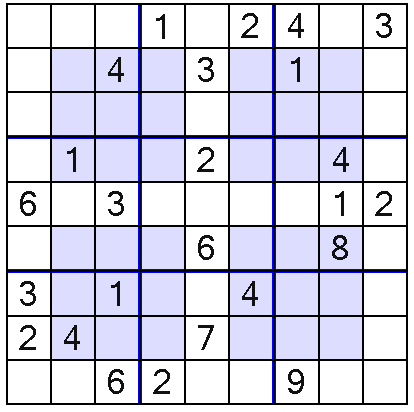
#> input picture sodoku.png, 414 x 412 px
$ python Vd_21..Edge_Detector.py   (older library calls are emulated)
#> lines starting #> are read from the running program, lines starting #| are printed output that depends on the picture; after the words box and inside, x2 and y2 are one past the last pixel; in counts of white or black regions, pixels touching at a corner belong together

#   LINK: https://stackoverflow.com/questions/54720646/what-does-ksize-and-k-mean-in-cornerharris
#         https://viblo.asia/p/corner-detection-voi-opencv-eW65Gv6YlDO

import cv2
from matplotlib import pyplot as plt
import numpy as np

img = cv2.imread("sodoku.png", cv2.IMREAD_GRAYSCALE)
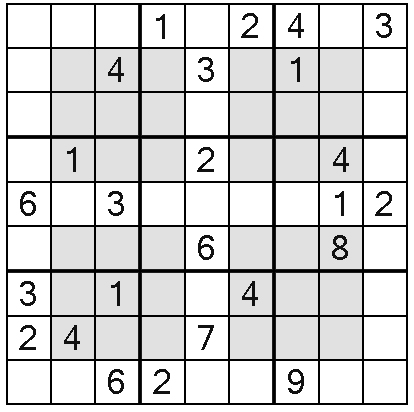
#> img: shape (412, 414); min 0, max 255, mean 211.4

#   =========================== LAPLACIAN METHOD =============================
#   Convert lap into the unsigned 8-bit integer
#   cv2.Laplacian() to find out the laplacian gradient of the image
Lap = cv2.Laplacian(img, cv2.CV_64F, ksize = 3)     #   Kích thước của kernel=5
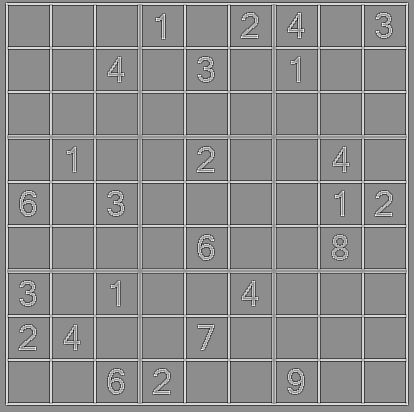
#> Lap: shape (412, 414) float64; min -1902, max 1530, mean 0; drawn with min black and max white
#   cv2.cv_64F is a datatype which is 64 bit float and it supports the negative number when we'll deal with when laplacian method is running on image
Lap = np.uint8(np.absolute(Lap))
#   Take the absolute value of our laplacian image transformation and convert this value back to unsigned 8-bit integer cho phù hợp với cái output

#   =========================== SOBEL X =============================
Sobel_X = cv2.Sobel(img, cv2.CV_64F, 1, 0)     #   Tham số thứ 3 là: 1 <=> phương X,   0 <=> phương y
Sobel_Y = cv2.Sobel(img, cv2.CV_64F, 0, 1)
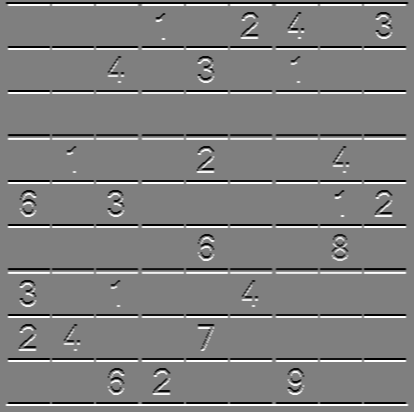
#> Sobel_Y: shape (412, 414) float64; min -1020, max 1020, mean 0; drawn with min black and max white
#   Convert into unsigned 8-bit
Sobel_X = np.uint8(np.absolute(Sobel_X))
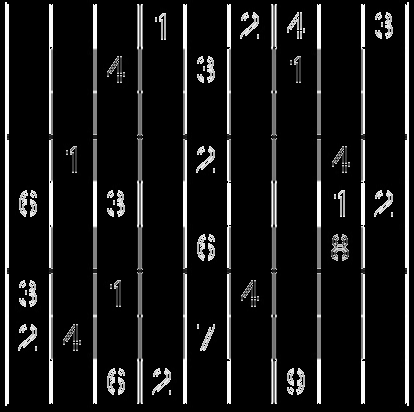
#> Sobel_X: shape (412, 414); min 0, max 255, mean 24.6
Sobel_Y = np.uint8(np.absolute(Sobel_Y))
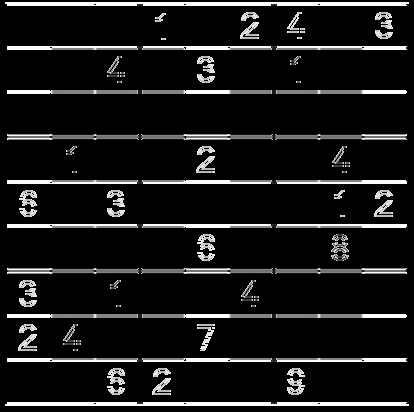
#> Sobel_Y: shape (412, 414); min 0, max 255, mean 24.7

#   Combine Sobel_X and Sobel_Y    ==>       ============= HIỆU QUẢ NHẤT ============
Combine_Sobel = cv2.bitwise_or(Sobel_X, Sobel_Y)        #   bitwise_or: kết hợp hai ảnh và làm rõ màu trắng (Ưu tiên màu trắng trong bitwise_or)
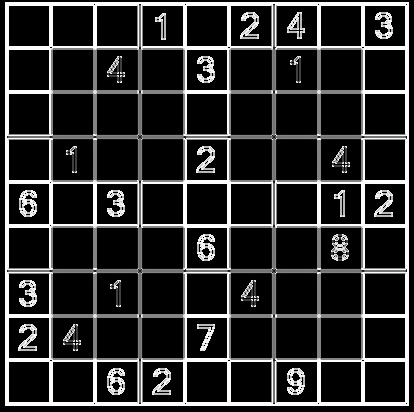
#> Combine_Sobel: shape (412, 414); min 0, max 255, mean 43.9

# ============================== Canny ===============================
#  The Canny Edge detection algorithm composed of 5 steps:
#    1. Noise reduction
#    2. Gradient calculation
#    3. Non_Maximum suppression
#    4. Double Threshold
#    5. Edge Tracking by Hysteresis
edges = cv2.Canny(img, 100, 200)
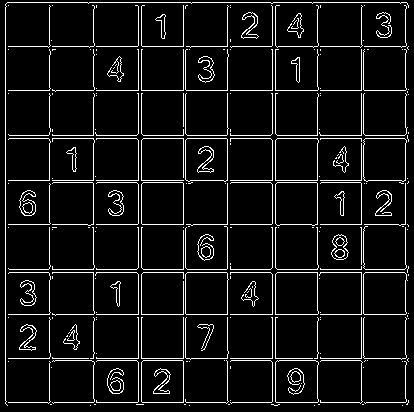
#> edges: shape (412, 414); 7.5% white in thin lines or dots

Titles = ["Origin_Image", "Laplacian", "Sobel_X", "Sobel_Y", "Combine_Sobel", "Canny"]
Images = [img, Lap, Sobel_X, Sobel_Y, Combine_Sobel, edges]
for i in range(6):
    plt.subplot(2, 3, i+1)
    plt.imshow(Images[i], "gray")
    plt.title(Titles[i])
    plt.xticks([]), plt.yticks([])
plt.show()

$ run again, with Kinh_1.png copied over sodoku.png
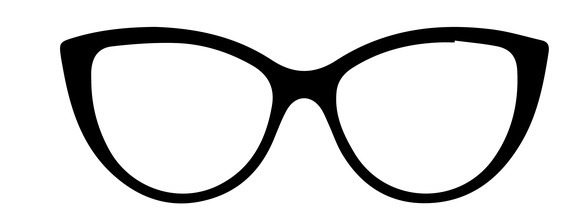
#> input picture Kinh_1.png, 582 x 220 px
#> img is the input picture: shape (220, 582); min 0, max 255, mean 217
#> `Sobel_Y = cv2.Sobel(img, cv2.CV_64F, 0, 1)`:
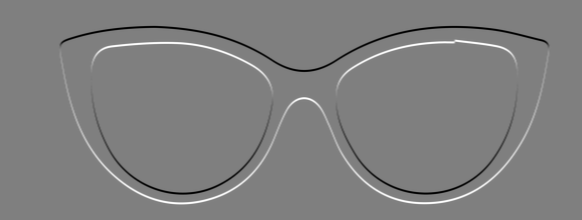
#> Sobel_Y: shape (220, 582) float64; min -1020, max 1020, mean 0; drawn with min black and max white
#> `edges = cv2.Canny(img, 100, 200)`:
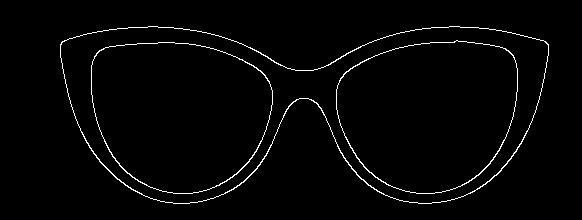
#> edges: shape (220, 582); 2.1% white in thin lines or dots, all inside (x1, y1, x2, y2) = (60, 26, 549, 204)
